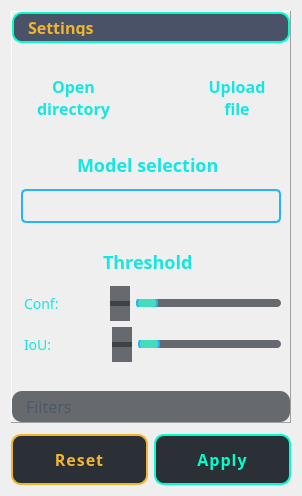
         <widget class="QWidget" name="offline_tab">
          <attribute name="icon">
           <iconset resource="resources.qrc">
            <normaloff>:/icons/icons/unlive_icon (5).ico</normaloff>:/icons/icons/unlive_icon (5).ico</iconset>
          </attribute>
          <attribute name="title">
           <string>Offline</string>
          </attribute>
          <layout class="QVBoxLayout" name="verticalLayout_9">
           <item>
            <widget class="QToolBox" name="toolBox_2">
             <property name="minimumSize">
              <size>
               <width>280</width>
               <height>0</height>
              </size>
             </property>
             <property name="font">
              <font>
               <family>Cascadia Code</family>
               <pointsize>12</pointsize>
              </font>
             </property>
             <property name="styleSheet">
              <string notr="true">/* Style the QToolBox tab headers */
QToolBox::tab {
    color: #4d5966; /* Gunmetal Gray for text to maintain a modern look */
    border-radius: 10px; /* Slight rounding on tabs */
    padding: 5px 10px; /* Space inside the tabs */
    background-color: rgba(43, 48, 55, 0.7); /* Charcoal Black with transparency for the tab background */
    transition: background-color 0.2s ease-in-out; /* Smooth hover transition */
}

/* Hover state for tabs */
QToolBox::tab:hover {
    background-color: rgba(0, 255, 204, 0.2); /* Neon Aqua with slight transparency for hover */
    color: #FFFFFF; /* White text for contrast */
}

/* Style the active tab header */
QToolBox::tab:selected {
    font: bold 16px;
    color: #f1b531; /* Golden Yellow for active tab text */
    border: 2px solid #00ffcc; /* Neon Aqua for the active tab border */
    background-color: rgba(31, 42, 68, 0.8); /* Midnight Blue for active tab background */
    box-shadow: 0 4px 8px rgba(0, 0, 0, 0.3); /* Subtle shadow effect for emphasis */
}

/* Style the content inside the QToolBox */
QToolBox QWidget {
    border-radius: 8px;
    filter: blur(5px); /* Lighter blur effect */
}</string>
             </property>
             <property name="frameShape">
              <enum>QFrame::Panel</enum>
             </property>
             <property name="frameShadow">
              <enum>QFrame::Raised</enum>
             </property>
             <property name="currentIndex">
              <number>0</number>
             </property>
             <widget class="QWidget" name="offline_setting_heading">
              <property name="geometry">
               <rect>
                <x>0</x>
                <y>0</y>
                <width>336</width>
                <height>629</height>
               </rect>
              </property>
              <attribute name="label">
               <string>Settings</string>
              </attribute>
              <attribute name="toolTip">
               <string>&lt;html&gt;&lt;head/&gt;&lt;body&gt;&lt;p&gt;Settings for offline video/image processing.&lt;/p&gt;&lt;/body&gt;&lt;/html&gt;</string>
              </attribute>
              <layout class="QVBoxLayout" name="verticalLayout_10">
               <item>
                <spacer name="verticalSpacer_18">
                 <property name="orientation">
                  <enum>Qt::Vertical</enum>
                 </property>
                 <property name="sizeType">
                  <enum>QSizePolicy::Fixed</enum>
                 </property>
                 <property name="sizeHint" stdset="0">
                  <size>
                   <width>20</width>
                   <height>10</height>
                  </size>
                 </property>
                </spacer>
               </item>
               <item>
                <layout class="QHBoxLayout" name="horizontalLayout_21">
                 <property name="spacing">
                  <number>0</number>
                 </property>
                 <item alignment="Qt::AlignLeft">
                  <widget class="QToolButton" name="open_dir_button">
                   <property name="font">
                    <font>
                     <family>Cascadia Code</family>
                     <pointsize>-1</pointsize>
                     <weight>75</weight>
                     <bold>true</bold>
                    </font>
                   </property>
                   <property name="styleSheet">
                    <string notr="true">/* Default QPushButton style */
QToolButton {
    color:  #15e7e0; /* Primary logo color */
    text-align: center; /* Center-align text */
    background: transparent; /* No background */
    border: none; /* No border */
    font-size: 16px; /* Default font size */
	font-weight: bold;
    padding: 5px 10px; /* Add spacing for better clickability */
}

/* Hover effect for QPushButton */
QToolButton:hover {
    color: #f1b531; /* Highlight with logo's aqua color */
    font-weight: bold; /* Bold text on hover */
    /* font-size: 18px; /* Slightly larger font size */
	background-color: rgba(241, 181, 49, 0.1); /* Subtle hover background */
    border-radius: 10px; /* Rounded corners on hover */
}

/* Pressed state for QPushButton */
QToolButton:pressed {
    color: #27b2fd; /* Brighter blue for pressed effect */
    font-size: 16px; /* Reset font size */
}</string>
                   </property>
                   <property name="text">
                    <string>Open
directory</string>
                   </property>
                   <property name="icon">
                    <iconset resource="resources.qrc">
                     <normaloff>:/icons/icons/open_folder (1).ico</normaloff>:/icons/icons/open_folder (1).ico</iconset>
                   </property>
                   <property name="iconSize">
                    <size>
                     <width>40</width>
                     <height>40</height>
                    </size>
                   </property>
                   <property name="popupMode">
                    <enum>QToolButton::DelayedPopup</enum>
                   </property>
                   <property name="toolButtonStyle">
                    <enum>Qt::ToolButtonTextUnderIcon</enum>
                   </property>
                  </widget>
                 </item>
                 <item alignment="Qt::AlignRight">
                  <widget class="QToolButton" name="upload_button">
                   <property name="font">
                    <font>
                     <family>Cascadia Code</family>
                     <pointsize>-1</pointsize>
                     <weight>75</weight>
                     <bold>true</bold>
                    </font>
                   </property>
                   <property name="styleSheet">
                    <string notr="true">/* Default QPushButton style */
QToolButton {
    color:  #15e7e0; /* Primary logo color */
    text-align: center; /* Center-align text */
    background: transparent; /* No background */
    border: none; /* No border */
    font-size: 16px; /* Default font size */
	font-weight: bold;
    padding: 5px 10px; /* Add spacing for better clickability */
}

/* Hover effect for QPushButton */
QToolButton:hover {
    color: #f1b531; /* Highlight with logo's aqua color */
    font-weight: bold; /* Bold text on hover */
    /* font-size: 18px; /* Slightly larger font size */
	background-color: rgba(241, 181, 49, 0.1); /* Subtle hover background */
    border-radius: 10px; /* Rounded corners on hover */
}

/* Pressed state for QPushButton */
QToolButton:pressed {
    color: #27b2fd; /* Brighter blue for pressed effect */
    font-size: 16px; /* Reset font size */
}</string>
                   </property>
                   <property name="text">
                    <string>Upload
file</string>
                   </property>
                   <property name="icon">
                    <iconset resource="resources.qrc">
                     <normaloff>:/icons/icons/upload (1).ico</normaloff>:/icons/icons/upload (1).ico</iconset>
                   </property>
                   <property name="iconSize">
                    <size>
                     <width>40</width>
                     <height>40</height>
                    </size>
                   </property>
                   <property name="toolButtonStyle">
                    <enum>Qt::ToolButtonTextUnderIcon</enum>
                   </property>
                  </widget>
                 </item>
                </layout>
               </item>
               <item>
                <spacer name="verticalSpacer_17">
                 <property name="orientation">
                  <enum>Qt::Vertical</enum>
                 </property>
                 <property name="sizeType">
                  <enum>QSizePolicy::Fixed</enum>
                 </property>
                 <property name="sizeHint" stdset="0">
                  <size>
                   <width>20</width>
                   <height>20</height>
                  </size>
                 </property>
                </spacer>
               </item>
               <item alignment="Qt::AlignHCenter">
                <widget class="QLabel" name="label_13">
                 <property name="font">
                  <font>
                   <family>Cascadia Code</family>
                   <pointsize>-1</pointsize>
                   <weight>75</weight>
                   <bold>true</bold>
                  </font>
                 </property>
                 <property name="styleSheet">
                  <string notr="true">QLabel {
    color: #15e7e0; /* Matching logo color */
    font-size: 18px;
    font-weight: bold;
    background: transparent;
    padding-right: 5px; /* Spacing between label and input field */
}</string>
                 </property>
                 <property name="text">
                  <string>Model selection</string>
                 </property>
                </widget>
               </item>
               <item>
                <spacer name="verticalSpacer">
                 <property name="orientation">
                  <enum>Qt::Vertical</enum>
                 </property>
                 <property name="sizeType">
                  <enum>QSizePolicy::Fixed</enum>
                 </property>
                 <property name="sizeHint" stdset="0">
                  <size>
                   <width>0</width>
                   <height>5</height>
                  </size>
                 </property>
                </spacer>
               </item>
               <item>
                <widget class="QComboBox" name="offline_modelselection">
                 <property name="maximumSize">
                  <size>
                   <width>318</width>
                   <height>34</height>
                  </size>
                 </property>
                 <property name="font">
                  <font>
                   <family>Cascadia Code</family>
                   <pointsize>-1</pointsize>
                   <weight>75</weight>
                   <bold>true</bold>
                  </font>
                 </property>
                 <property name="styleSheet">
                  <string notr="true">/* Base QComboBox Style */
QComboBox {
    color: #15e7e0; /* Text color from logo */
    font-size: 14px;
    font-weight: bold;
    background: transparent; /* No background */
    border: 2px solid #27b2fd; /* Subtle blue border */
    border-radius: 5px;
    padding: 5px 10px;
}

/* Remove the default dropdown button background */
QComboBox::drop-down {
    border: none;
    background: transparent;
}

/* Dropdown List */
QComboBox QAbstractItemView {
    background-color: rgba(31, 42, 68, 0.9); /* Midnight blue with transparency */
    border: 2px solid #27b2fd; /* Blue border */
    selection-background-color: #f1b531; /* Golden yellow highlight */
    selection-color: #ffffff; /* White text */
    border-radius: 5px;
    padding: 5px;
}

/* Hover and Focus Effects */
QComboBox:hover, QComboBox:focus {
    border: 2px solid #f1b531; /* Change border color when active */
    color: #91ecfe; /* Slightly lighter text color */
}</string>
                 </property>
                </widget>
               </item>
               <item>
                <spacer name="verticalSpacer_2">
                 <property name="orientation">
                  <enum>Qt::Vertical</enum>
                 </property>
                 <property name="sizeType">
                  <enum>QSizePolicy::Fixed</enum>
                 </property>
                 <property name="sizeHint" stdset="0">
                  <size>
                   <width>20</width>
                   <height>20</height>
                  </size>
                 </property>
                </spacer>
               </item>
               <item alignment="Qt::AlignHCenter">
                <widget class="QLabel" name="label_23">
                 <property name="font">
                  <font>
                   <family>Cascadia Code</family>
                   <pointsize>-1</pointsize>
                   <weight>75</weight>
                   <bold>true</bold>
                  </font>
                 </property>
                 <property name="styleSheet">
                  <string notr="true">QLabel {
    color: #15e7e0; /* Matching logo color */
    font-size: 18px;
    font-weight: bold;
    background: transparent;
    padding-right: 5px; /* Spacing between label and input field */
}</string>
                 </property>
                 <property name="text">
                  <string>Threshold</string>
                 </property>
                </widget>
               </item>
               <item>
                <spacer name="verticalSpacer_23">
                 <property name="orientation">
                  <enum>Qt::Vertical</enum>
                 </property>
                 <property name="sizeType">
                  <enum>QSizePolicy::Fixed</enum>
                 </property>
                 <property name="sizeHint" stdset="0">
                  <size>
                   <width>20</width>
                   <height>5</height>
                  </size>
                 </property>
                </spacer>
               </item>
               <item>
                <layout class="QHBoxLayout" name="horizontalLayout_19">
                 <item alignment="Qt::AlignRight">
                  <widget class="QLabel" name="label_19">
                   <property name="font">
                    <font>
                     <family>Cascadia Code</family>
                     <pointsize>-1</pointsize>
                     <weight>50</weight>
                     <bold>false</bold>
                    </font>
                   </property>
                   <property name="styleSheet">
                    <string notr="true">QLabel {
    color: #15e7e0; /* Matching logo color */
    font-size: 14px;
    font-weight: normal;
    background: transparent;
    padding-right: 5px; /* Spacing between label and input field */
}</string>
                   </property>
                   <property name="text">
                    <string>Conf:</string>
                   </property>
                  </widget>
                 </item>
                 <item>
                  <spacer name="horizontalSpacer_9">
                   <property name="orientation">
                    <enum>Qt::Horizontal</enum>
                   </property>
                   <property name="sizeType">
                    <enum>QSizePolicy::Fixed</enum>
                   </property>
                   <property name="sizeHint" stdset="0">
                    <size>
                     <width>2</width>
                     <height>20</height>
                    </size>
                   </property>
                  </spacer>
                 </item>
                 <item>
                  <widget class="QSpinBox" name="offline_conf_spinbox">
                   <property name="font">
                    <font>
                     <family>Cascadia Code</family>
                     <pointsize>-1</pointsize>
                    </font>
                   </property>
                   <property name="styleSheet">
                    <string notr="true">/* Style for the QSpinBox container */
QSpinBox {
    color: #f1f1f1;  /* Light text color */
    background-color: transparent;  /* No background */
    border: none;  /* No border */
    font-size: 16px;  /* Set font size */
    padding: 5px;  /* Padding inside the spin box */
}

/* Style for the up and down buttons in the QSpinBox */
QSpinBox::up-button, QSpinBox::down-button {
    background-color: rgba(43, 48, 55, 0.7); /* Charcoal Black with transparency */
    border: none;  /* No border */
    width: 20px;  /* Set width for buttons */
    height: 20px;  /* Set height for buttons */
    color: #f1f1f1;  /* Light text color for button */
}

/* Hover effect for the up and down buttons */
QSpinBox::up-button:hover, QSpinBox::down-button:hover {
    background-color: rgba(0, 255, 204, 0.2);  /* Neon Aqua with slight transparency */
    color: #ffffff;  /* White text for contrast */
}

/* Style when the spinbox is focused (i.e., clicked or active) */
QSpinBox:focus {
    border: 2px solid #00ffcc;  /* Neon Aqua border */
    background-color: rgba(31, 42, 68, 0.8); /* Slightly darker Midnight Blue background */
    color: #f1b531;  /* Golden Yellow text */
}</string>
                   </property>
                  </widget>
                 </item>
                 <item>
                  <widget class="QSlider" name="offline_conf_horizontalslider">
                   <property name="styleSheet">
                    <string notr="true">/* Base style for QSlider */
QSlider {
    background: transparent; /* No background */
    border: none;
    height: 8px; /* Slider height */
}

/* Handle of the slider */
QSlider::handle {
    background: #42ddbc; /* Color matching the logo */
    border: 2px solid #27b2fd; /* Blue border */
    width: 18px; /* Handle size */
    height: 18px;
    border-radius: 9px; /* Rounded handle */
    margin: -5px 0; /* Adjust handle positioning */
}

/* Hover effect for the slider handle */
QSlider::handle:hover {
    background: #f1b531; /* Golden Yellow on hover */
    border: 2px solid #00ffcc; /* Neon Aqua border */
}

/* Slider groove (the background of the slider) */
QSlider::groove:horizontal {
    border-radius: 4px;
    background: rgba(43, 48, 55, 0.7); /* Charcoal Black with transparency */
    height: 8px;
}

/* Style the slider groove when the slider is active */
QSlider::groove:horizontal:active {
    background: rgba(31, 42, 68, 0.8); /* Darker shade for active groove */
}

/* Style for the tick marks on the slider (if enabled) */
QSlider::tick {
    background: #27b2fd; /* Blue color for ticks */
}

/* Style the ticks on hover */
QSlider::tick:hover {
    background: #f1b531; /* Golden Yellow for tick hover */
}</string>
                   </property>
                   <property name="orientation">
                    <enum>Qt::Horizontal</enum>
                   </property>
                  </widget>
                 </item>
                </layout>
               </item>
               <item>
                <layout class="QHBoxLayout" name="horizontalLayout_20">
                 <item alignment="Qt::AlignRight">
                  <widget class="QLabel" name="label_20">
                   <property name="font">
                    <font>
                     <family>Cascadia Code</family>
                     <pointsize>-1</pointsize>
                     <weight>50</weight>
                     <bold>false</bold>
                    </font>
                   </property>
                   <property name="styleSheet">
                    <string notr="true">QLabel {
    color: #15e7e0; /* Matching logo color */
    font-size: 14px;
    font-weight: normal;
    background: transparent;
    padding-right: 5px; /* Spacing between label and input field */
}</string>
                   </property>
                   <property name="text">
                    <string>IoU:</string>
                   </property>
                  </widget>
                 </item>
                 <item>
                  <spacer name="horizontalSpacer_10">
                   <property name="orientation">
                    <enum>Qt::Horizontal</enum>
                   </property>
                   <property name="sizeType">
                    <enum>QSizePolicy::Fixed</enum>
                   </property>
                   <property name="sizeHint" stdset="0">
                    <size>
                     <width>11</width>
                     <height>5</height>
                    </size>
                   </property>
                  </spacer>
                 </item>
                 <item>
                  <widget class="QSpinBox" name="offline_iou_spinbox">
                   <property name="font">
                    <font>
                     <family>Cascadia Code</family>
                     <pointsize>-1</pointsize>
                    </font>
                   </property>
                   <property name="styleSheet">
                    <string notr="true">/* Style for the QSpinBox container */
QSpinBox {
    color: #f1f1f1;  /* Light text color */
    background-color: transparent;  /* No background */
    border: none;  /* No border */
    font-size: 16px;  /* Set font size */
    padding: 5px;  /* Padding inside the spin box */
}

/* Style for the up and down buttons in the QSpinBox */
QSpinBox::up-button, QSpinBox::down-button {
    background-color: rgba(43, 48, 55, 0.7); /* Charcoal Black with transparency */
    border: none;  /* No border */
    width: 20px;  /* Set width for buttons */
    height: 20px;  /* Set height for buttons */
    color: #f1f1f1;  /* Light text color for button */
}

/* Hover effect for the up and down buttons */
QSpinBox::up-button:hover, QSpinBox::down-button:hover {
    background-color: rgba(0, 255, 204, 0.2);  /* Neon Aqua with slight transparency */
    color: #ffffff;  /* White text for contrast */
}

/* Style when the spinbox is focused (i.e., clicked or active) */
QSpinBox:focus {
    border: 2px solid #00ffcc;  /* Neon Aqua border */
    background-color: rgba(31, 42, 68, 0.8); /* Slightly darker Midnight Blue background */
    color: #f1b531;  /* Golden Yellow text */
}</string>
                   </property>
                  </widget>
                 </item>
                 <item>
                  <widget class="QSlider" name="offline_iou_horizontalslider">
                   <property name="styleSheet">
                    <string notr="true">/* Base style for QSlider */
QSlider {
    background: transparent; /* No background */
    border: none;
    height: 8px; /* Slider height */
}

/* Handle of the slider */
QSlider::handle {
    background: #42ddbc; /* Color matching the logo */
    border: 2px solid #27b2fd; /* Blue border */
    width: 18px; /* Handle size */
    height: 18px;
    border-radius: 9px; /* Rounded handle */
    margin: -5px 0; /* Adjust handle positioning */
}

/* Hover effect for the slider handle */
QSlider::handle:hover {
    background: #f1b531; /* Golden Yellow on hover */
    border: 2px solid #00ffcc; /* Neon Aqua border */
}

/* Slider groove (the background of the slider) */
QSlider::groove:horizontal {
    border-radius: 4px;
    background: rgba(43, 48, 55, 0.7); /* Charcoal Black with transparency */
    height: 8px;
}

/* Style the slider groove when the slider is active */
QSlider::groove:horizontal:active {
    background: rgba(31, 42, 68, 0.8); /* Darker shade for active groove */
}

/* Style for the tick marks on the slider (if enabled) */
QSlider::tick {
    background: #27b2fd; /* Blue color for ticks */
}

/* Style the ticks on hover */
QSlider::tick:hover {
    background: #f1b531; /* Golden Yellow for tick hover */
}</string>
                   </property>
                   <property name="orientation">
                    <enum>Qt::Horizontal</enum>
                   </property>
                  </widget>
                 </item>
                </layout>
               </item>
               <item>
                <spacer name="verticalSpacer_16">
                 <property name="orientation">
                  <enum>Qt::Vertical</enum>
                 </property>
                 <property name="sizeHint" stdset="0">
                  <size>
                   <width>20</width>
                   <height>40</height>
                  </size>
                 </property>
                </spacer>
               </item>
              </layout>
             </widget>
             <widget class="QWidget" name="filter_header_2">
              <property name="geometry">
               <rect>
                <x>0</x>
                <y>0</y>
                <width>190</width>
                <height>50</height>
               </rect>
              </property>
              <attribute name="label">
               <string>Filters</string>
              </attribute>
              <layout class="QVBoxLayout" name="verticalLayout_19">
               <item>
                <widget class="QRadioButton" name="offline_ClassNames_radiobutton">
                 <property name="font">
                  <font>
                   <family>Cascadia Code</family>
                   <pointsize>-1</pointsize>
                  </font>
                 </property>
                 <property name="styleSheet">
                  <string notr="true">/* Style for QRadioButton (checkbox style) */
QRadioButton {
    color: #15e7e0;  /* Light text color */
    font-size: 16px;  /* Set font size */
    padding: 5px 20px;  /* Add padding */
    border: none;  /* No border */
    background: transparent;  /* Transparent background */
    spacing: 10px;  /* Space between checkbox and label */
    margin-left: 10px;  /* Ensure there's space for the text */
}

/* Style for the checkbox indicator (unchecked) */
QRadioButton::indicator {
    width: 18px;  /* Set the size of the checkbox */
    height: 18px;  /* Set the size of the checkbox */
    border: 2px solid #27b2fd;  /* Subtle blue border */
    border-radius: 10px;  /* Slightly rounded corners for checkbox */
    background-color: transparent;  /* Transparent background */
}

/* Style for the checkbox indicator when checked */
QRadioButton::indicator:checked {
    background-color: #f1b531;  /* Golden yellow background when checked */
    border: 2px solid #f1b531;  /* Golden yellow border */
    image: url(:/path/to/checkmark.png);  /* Optional: Add a checkmark image */
}

/* Hover effect for QRadioButton */
QRadioButton:hover {
    color: #f1b531;  /* Change text color to golden yellow on hover */
}

/* Focused state (when the checkbox is focused) */
QRadioButton:focus {
    outline: none;  /* Remove outline when focused */
}

/* Disabled state for QRadioButton */
QRadioButton:disabled {
    color: #4d5966;  /* Dim the text color to indicate disabled state */
}
</string>
                 </property>
                 <property name="text">
                  <string>class_name</string>
                 </property>
                </widget>
               </item>
              </layout>
             </widget>
            </widget>
           </item>
           <item>
            <spacer name="verticalSpacer_10">
             <property name="orientation">
              <enum>Qt::Vertical</enum>
             </property>
             <property name="sizeType">
              <enum>QSizePolicy::Fixed</enum>
             </property>
             <property name="sizeHint" stdset="0">
              <size>
               <width>20</width>
               <height>5</height>
              </size>
             </property>
            </spacer>
           </item>
           <item>
            <layout class="QHBoxLayout" name="horizontalLayout_12">
             <item>
              <widget class="QPushButton" name="offline_reset_button">
               <property name="font">
                <font>
                 <family>Cascadia Code</family>
                 <pointsize>12</pointsize>
                 <weight>75</weight>
                 <bold>true</bold>
                </font>
               </property>
               <property name="styleSheet">
                <string notr="true">/* Base style for QPushButton */
QPushButton {
    background-color: #2b3037; /* Charcoal Black background for a modern, robust feel */
    color: #f1b531; /* White text for clarity */
    border: 2px solid #f1b531; /* Golden Yellow border for a vibrant contrast */
    border-radius: 10px; /* Smooth rounded corners */
    padding: 12px 24px; /* Adjust padding for size */
    /* font: bold 14px &quot;Segoe UI&quot;, Arial, sans-serif; /* Clean modern font */
    letter-spacing: 1px; /* Slight letter spacing for elegance */
    text-transform: uppercase; /* Capitalized text for emphasis */
    transition: all 0.3s ease; /* Smooth animations */
}

/* Hover effect */
QPushButton:hover {
    background-color: #f1b531; /* Golden Yellow for the hover background */
    color: #1f2a44; /* Midnight Blue text for contrast */
    border-color: #e6c31b; /* Softer Golden Yellow border on hover */
    transform: translateY(-2px); /* Lift the button slightly */
    box-shadow: 0px 8px 15px rgba(241, 181, 49, 0.3); /* Soft golden glow effect */
}

/* Pressed (clicked) effect */
QPushButton:pressed {
    background-color: #1f2a44; /* Midnight Blue background on press */
    color: #ffffff; /* White text for contrast */
    border-color: #4d5966; /* Gunmetal Gray border on press */
    transform: translateY(2px); /* Slight press effect */
    box-shadow: 0px 4px 8px rgba(0, 0, 0, 0.2); /* Subtle shadow */
}

/* Disabled state */
QPushButton:disabled {
    background-color: #4d5966; /* Gunmetal Gray for disabled state */
    color: #ffffff; /* White text */
    border-color: #4d5966; /* Matching border */
    box-shadow: none; /* No shadow for disabled */
}</string>
               </property>
               <property name="text">
                <string>Reset</string>
               </property>
              </widget>
             </item>
             <item>
              <widget class="QPushButton" name="offline_apply_button">
               <property name="font">
                <font>
                 <family>Cascadia Code</family>
                 <pointsize>12</pointsize>
                 <weight>75</weight>
                 <bold>true</bold>
                </font>
               </property>
               <property name="styleSheet">
                <string notr="true">/* Base style for QPushButton */
QPushButton {
    background-color: #2b3037; /* Charcoal Black background for a modern, robust feel */
    color: #00ffcc; /* Neon Aqua text for a vibrant, futuristic look */
    border: 2px solid #00ffcc; /* Neon Aqua border to maintain consistency */
    border-radius: 10px; /* Smooth rounded corners */
    padding: 12px 24px; /* Adjust padding for size */
    /* font: bold 14px &quot;Segoe UI&quot;, Arial, sans-serif; /* Clean modern font */
    letter-spacing: 1px; /* Slight letter spacing for elegance */
    text-transform: uppercase; /* Capitalized text for emphasis */
    transition: all 0.3s ease; /* Smooth animations */
}

/* Hover effect */
QPushButton:hover {
    background-color: #00ffcc; /* Neon Aqua for the hover background */
    color: #1f2a44; /* Midnight Blue for contrast text */
    border-color: #00ffcc; /* Keep the border the same on hover */
    transform: translateY(-2px); /* Lift the button slightly */
    box-shadow: 0px 8px 15px rgba(0, 255, 204, 0.3); /* Soft glow effect */
}

/* Pressed (clicked) effect */
QPushButton:pressed {
    background-color: #1f2a44; /* Midnight Blue background on press */
    color: #ffffff; /* White text for contrast */
    border-color: #4d5966; /* Gunmetal Gray border on press */
    transform: translateY(2px); /* Slight press effect */
    box-shadow: 0px 4px 8px rgba(0, 0, 0, 0.2); /* Subtle shadow */
}

/* Disabled state */
QPushButton:disabled {
    background-color: #4d5966; /* Gunmetal Gray for disabled state */
    color: #ffffff; /* White text */
    border-color: #4d5966; /* Matching border */
    box-shadow: none; /* No shadow for disabled */
}</string>
               </property>
               <property name="text">
                <string>Apply</string>
               </property>
              </widget>
             </item>
            </layout>
           </item>
          </layout>
         </widget>
